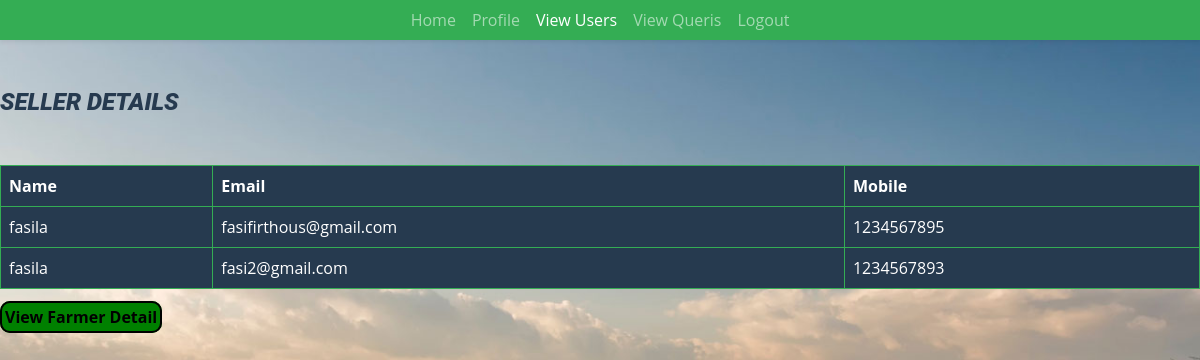
The app's page /farmerbuddy/SellerDetail.php with its own data.
### tables this page shows
CREATE TABLE `users` (
  `id` int(50) NOT NULL,
  `Name` varchar(25) NOT NULL,
  `Email` varchar(50) NOT NULL,
  `Password` varchar(100) NOT NULL,
  `Mobile` int(10) NOT NULL,
  `Category` int(3) NOT NULL,
  `Image` varchar(100) NOT NULL
);

### farmerbuddy/SellerDetail.php (the view, shortened to what this page needs)
<?php
include './includes/dbconfig.php';
?>
<!DOCTYPE html>
<html lang="en">
<head>
    <link href="css/boostrap.min.css" rel="stylesheet">
        <link href="css/design.css" rel="stylesheet">
        <link rel="stylesheet" href="./css/log.css" />
</head>
<body style="background-image: url('./images/agriland.jpg');">
 <?php
 $select = mysqli_query($conn, "select * from users where Category=2");
 ?>
  <nav class="navbar navbar-expand-lg bg-primary navbar-dark shadow-sm py-3 py-lg-0 px-3 px-lg-5" id="home">
        <div class="collapse navbar-collapse" id="navbarCollapse">
            <div class="navbar-nav mx-auto py-0">
                <a href="Admin.php" class="nav-item nav-link ">Home</a>
                <a href="AdminProfile.php" class="nav-item nav-link ">Profile</a>
                <a href="" class="nav-item nav-link active">View Users</a>
                <a href="SellerQueries.php" class="nav-item nav-link">View Queris</a>
                <a href="AdminLogin.php" class="nav-item nav-link">Logout</a>
            </div>
        </div>
    </nav>
 <div class = "display-container">
 <div class="display"><br><br>
  <h4><b><i>SELLER DETAILS</i></b></h4>
 <table class="table table-dark table-hover table-bordered border-primary mt-5" id="product">
 <thead>
    <tr>
      <th scope="col">Name</th>
      <th scope="col">Email</th>
      <th scope="col">Mobile</th>
    </tr>
  </thead>
 <?php
 if(mysqli_num_rows($select)>0){
 while ($row = mysqli_fetch_assoc($select)) {
   ?>
 <tr>
 <td><?php echo $row['Name']; ?></td>
 <td><?php echo $row['Email']; ?></td>
 <td><?php echo $row['Mobile']; ?></td>
 </tr>
 <?php }}
 else{?>
     <tr><td colspan = "6">No Users </td></tr>
 <?php } ?>
 </table>
 <a href="FarmerDetail.php"  style="color:black; width: 150px; padding:3px; background-color:green; border-radius: 10px; border:2px solid black"><b>View Farmer Detail</b></a>
</div>
 </div>
</body>
</html>

### farmerbuddy/css/design.css (style rules this page uses)
:root { --primary: #0d0e0d; --secondary: #FF9933; --light: #F6FFF2; --dark: #263A4F; }

### farmerbuddy/css/log.css (style rules this page uses)
body { background-repeat: no-repeat; background-size: cover; }

### records on screen
users: Name "fasila", Email "fasifirthous@gmail.com", Mobile "1234567895"
users: Name "fasila", Email "fasi2@gmail.com", Mobile "1234567893"
